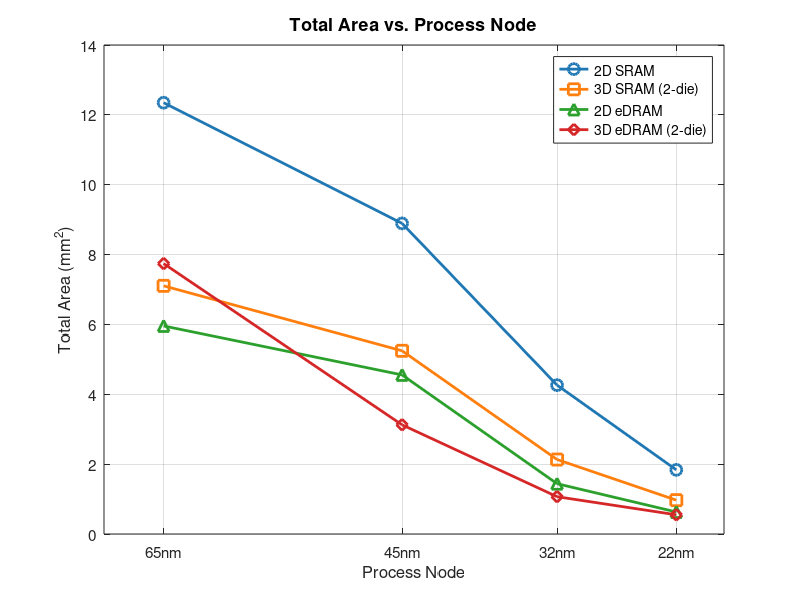

Recreate this plot in MATLAB.
% fig1_area_vs_node.m
% Total Area vs. Process Node — ESE5760 Final Project
% Data: DESTINY simulation, 2MB / 256-bit / Assoc=1 / LOP / 350K / WriteEDP

nodes = [65, 45, 32, 22];   % nm

area_2D_SRAM  = [12.348, 8.893, 4.262, 1.836];
area_3D_SRAM  = [ 7.105, 5.245, 2.132, 0.969];
area_2D_eDRAM = [ 5.957, 4.555, 1.440, 0.630];
area_3D_eDRAM = [ 7.743, 3.125, 1.068, 0.550];

figure('Position', [100 100 700 500]);

plot(nodes, area_2D_SRAM,  '-o', 'Color', [0.122 0.467 0.706], 'LineWidth', 2, 'MarkerSize', 8, 'DisplayName', '2D SRAM'); hold on;
plot(nodes, area_3D_SRAM,  '-s', 'Color', [1.000 0.498 0.055], 'LineWidth', 2, 'MarkerSize', 8, 'DisplayName', '3D SRAM (2-die)');
plot(nodes, area_2D_eDRAM, '-^', 'Color', [0.173 0.627 0.173], 'LineWidth', 2, 'MarkerSize', 8, 'DisplayName', '2D eDRAM');
plot(nodes, area_3D_eDRAM, '-d', 'Color', [0.839 0.153 0.157], 'LineWidth', 2, 'MarkerSize', 8, 'DisplayName', '3D eDRAM (2-die)');

set(gca, 'XDir', 'reverse', 'XTick', nodes, 'XTickLabel', {'65nm','45nm','32nm','22nm'}, 'FontSize', 11);
xlim([18 70]);
xlabel('Process Node', 'FontSize', 12);
ylabel('Total Area (mm^2)', 'FontSize', 12);
title('Total Area vs. Process Node', 'FontSize', 13, 'FontWeight', 'bold');
legend('Location', 'northeast', 'FontSize', 10);
grid on;
box on;

print('-djpeg', '-r150', fullfile(fileparts(mfilename('fullpath')), '..', 'plots', 'fig1_area_vs_node.jpg'));
